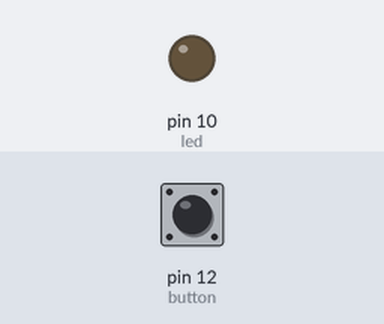
Bench run of a sketch on a simulated Arduino Uno, built with avr-gcc and run on an emulated ATmega328P. Parts: output pins drawn as LEDs (lit = HIGH). The test bench sets the inputs (shaded band); at power-on: pin 12 (button) LOW.

Above: at 1.2 s.
1.3 s: pin 12 (button) pulled HIGH for 0.15 s
At 1.37 s:
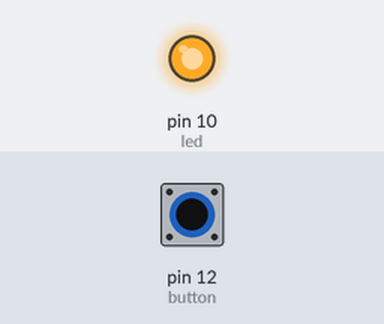
2.9 s: pin 12 (button) pulled HIGH for 3.2 s
At 7.4 s:
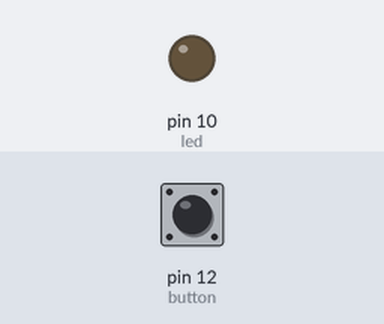
Timing chart, 0 to 8.9 s (numbered marks = the images above; inputs shaded):
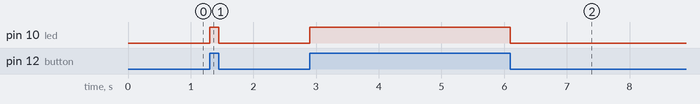

The sketch:

LED_with_Button.ino
```cpp
// LED with Button - Task 3

// Variables
int led = 10;
int button = 12;
int buttonState = 0;

void setup(){
  pinMode(led, OUTPUT);
  pinMode(button, INPUT);
}

void loop(){
  buttonState = digitalRead(button);

  if(buttonState == HIGH){
    digitalWrite(led, HIGH);
  }
  else{
    digitalWrite(led, LOW);
  }
}
```

Measured:
- after the input at 1.3 s, pin 10 (led): LOW → HIGH at once, → LOW 0.15 s later
- after the input at 2.9 s, pin 10 (led): LOW → HIGH at once, → LOW 3.2 s later
